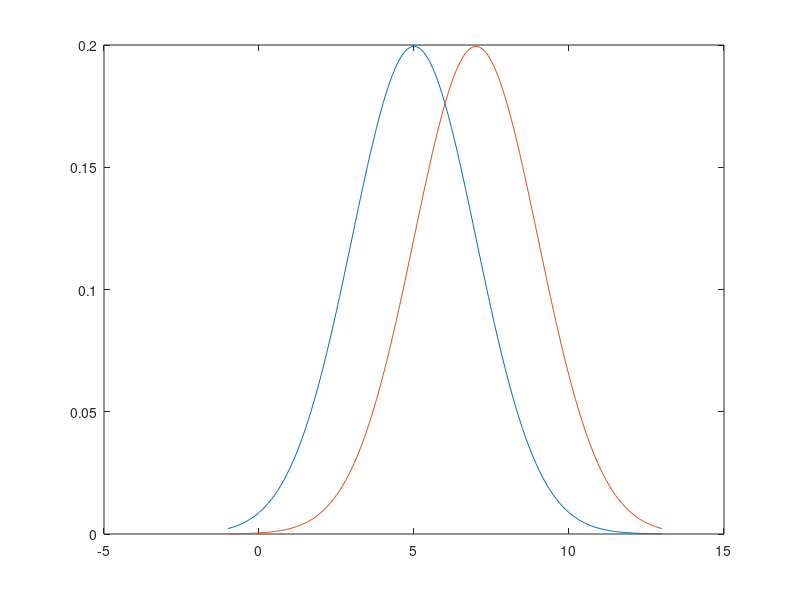

The MATLAB script that drew this image: (Note: this script raises an error after producing the figure.)

mu1 = 5;
mu2 = 7;
var = 4;
x = [mu1 - 3*sqrt(var):0.1:mu2 + 3*sqrt(var)];
y1 = normpdf(x, mu1, sqrt(var));
y2 = normpdf(x, mu2, sqrt(var));
plot(x, y1);
hold on
plot(x, y2);
close

mu2 = [7, 9, 9.3, 11];
for mu2_idx = 1:length(mu2)
    [fa, h] = roc(mu1, mu2(mu2_idx), sqrt(var));
    plot(fa, h)
    hold on
    mu2(mu2_idx)
    discr = (abs(mu2 - mu1))/sqrt(var)

end

data = load('task_9.mat').('outcomes');

FP = 0;
TP = 0;
for row = 1:length(data)
    if data(row, 1) == 0 && data(row, 2) == 1
        FP = FP + 1; 
    elseif data(row, 1) == 1 && data(row, 2) == 1
        TP = TP + 1;
    end
end

fa_data = FP/sum(data(:,1) == 0);
h_data = TP/sum(data(:,1) == 1);

scatter(fa_data, h_data)
xlabel('x');
ylabel('Density');
legend('mu2 = 5', 'mu2 = 9', 'mu2 = 9.3', 'mu2 = 11', 'outcomes (fa, h)');

function [fa, h] = roc(mu1, mu2, sigma)
    min_lim = mu1 - 3*sigma;
    max_lim = mu2 + 3*sigma;
    x = [min_lim:0.1:max_lim];

    rand_nums = (max_lim-min_lim).*rand(100,1) + min_lim;
    x_star = sort([datasample(rand_nums, 50, 'replace', false)]');

    fa = zeros(1, length(x_star));
    h = zeros(1, length(x_star));
    for crit_idx = 1:length(x_star)
        x_star(crit_idx);
        ans_fa = normcdf([x_star(crit_idx) max(x)], mu1, sigma);
        fa(crit_idx) = ans_fa(2) - ans_fa(1);
    
        ans_h = normcdf([x_star(crit_idx) max(x)], mu2,sigma);
        h(crit_idx) = ans_h(2) - ans_h(1);
    end
end
